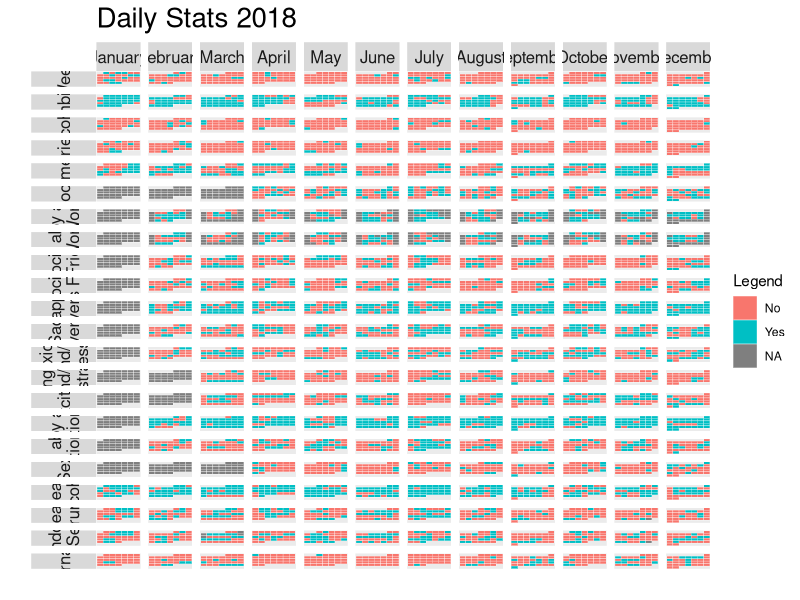
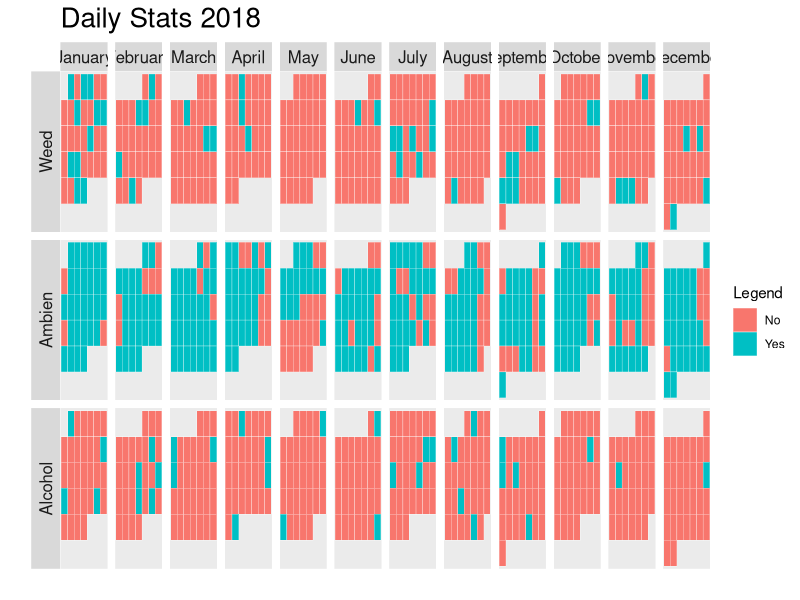
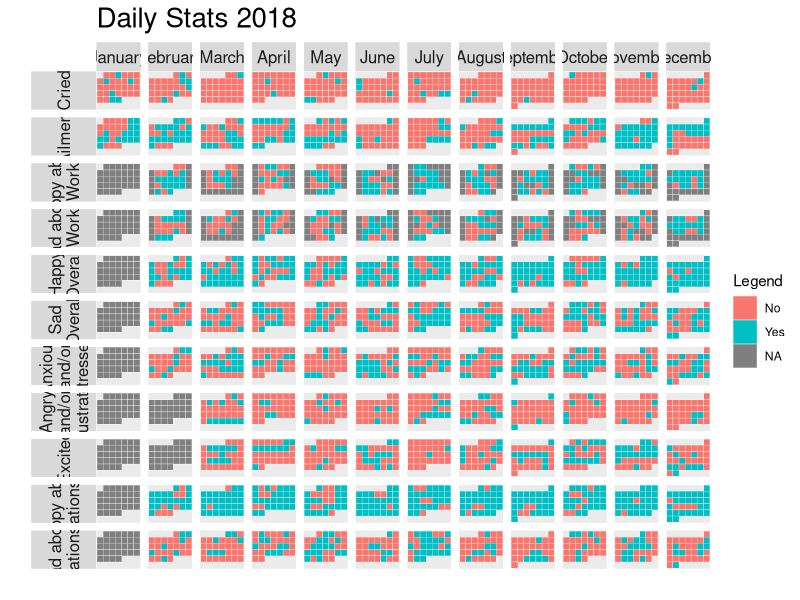
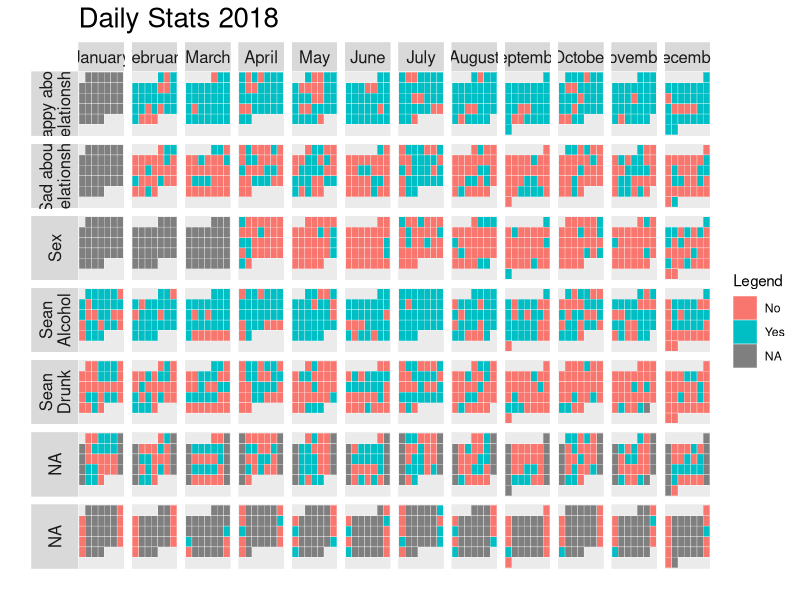
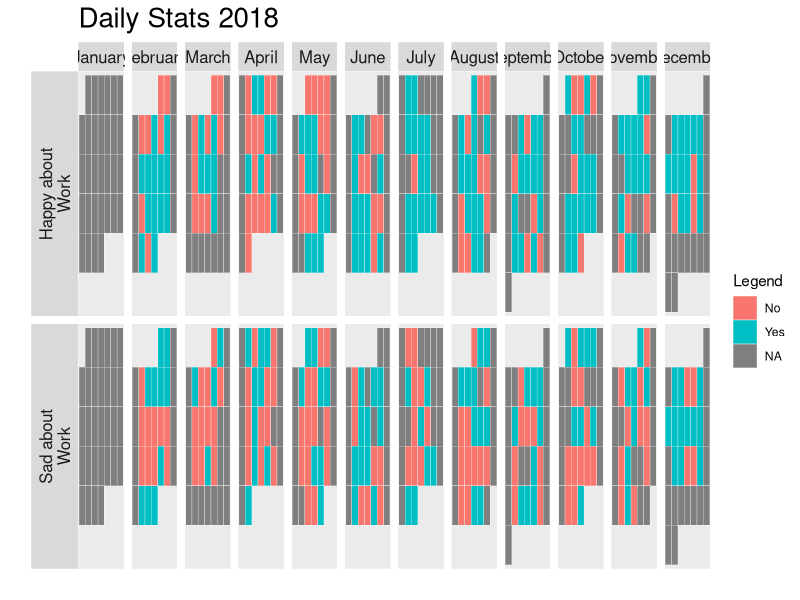
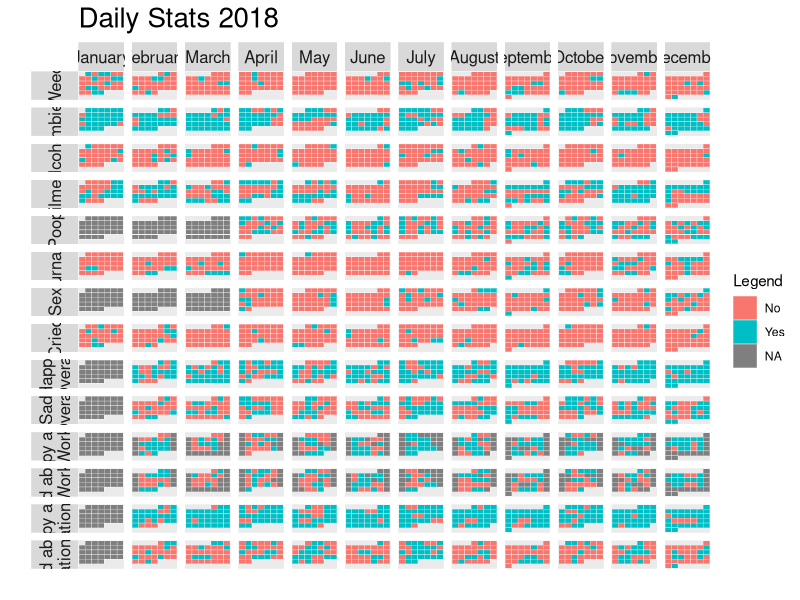
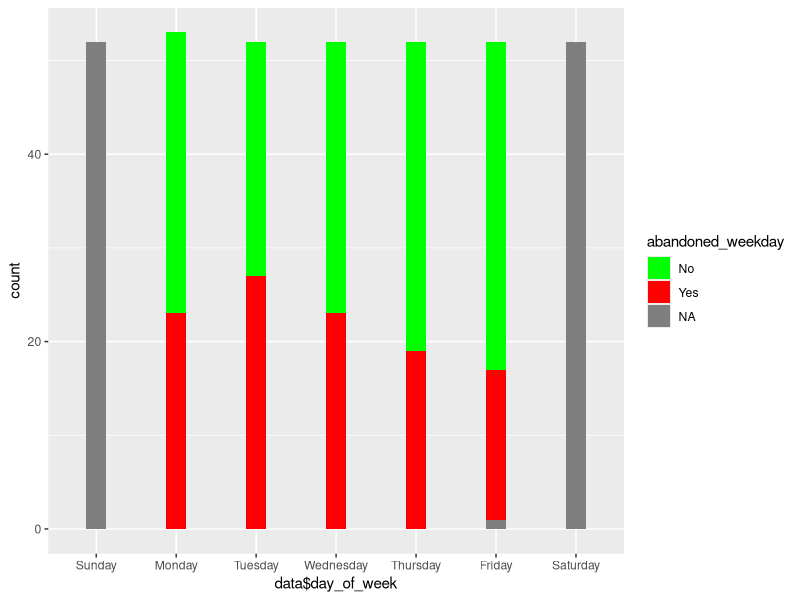

Here is the R script that generated these plots, in order:
library(ggplot2)
library(plyr)
library(scales)
library(zoo)
library(lubridate)
library(reshape2)

setwd("~/Developer/my-life-data/2018")

{
  data = read.csv('data.csv')
  data$date = as.Date(data$date, format = "%m/%d/%y")
  data$week = week(data$date)
  data$month = format(data$date,"%B")
  data$month = factor(data$month, list("January", "February", "March", "April", "May", "June", "July", "August", "September", "October", "November", "December"))
  data$yearmonth = as.yearmon(data$date)
  data$yearmonthf = factor(data$yearmonth)
  data$day_of_week = factor(data$day_of_week, rev(list("Saturday", "Friday", "Thursday", "Wednesday", "Tuesday", "Monday", "Sunday")))
  
  data[data==0] = "No"
  data[data==1] = "Yes"
  
  # calculate week of month, where sunday is new week
  weekofmonth = rep(0, length(data$date))
  weekNum = 1
  currentMonth = 1
  for (i in (1:length(data$date))) {
    date = data$date[i]
    if (weekdays(date) == "Sunday") {
      weekNum = weekNum + 1
    }
    if (month(date) > currentMonth) {
      currentMonth = currentMonth + 1
      weekNum = 1
    }
    weekofmonth[i] = weekNum
  }
  data$monthweek = weekofmonth
  data$monthweek = factor(data$monthweek, list(6, 5, 4, 3, 2, 1))
}

abandoned = c()
for (i in 1:length(data$abandoned_weekday)) {
  if (!is.na(data$abandoned_weekday[i])) {
    abandoned = c(abandoned, data$abandoned_weekday[i])
  } else {
    abandoned = c(abandoned, data$abandoned_weekend[i])
  }
}
data$abandoned = abandoned

percentages = list()
for (i in 3:length(data)) {
  var_name = colnames(data)[i]
  percentage = (sum(data[i] == 'Yes') / dim(data)[1]) * 100
  percentages = c(percentages, c(var_name, percentage))
}
#######################################
# Helper function to melt and plot data
#######################################

variable_labels = c(
  `weed` = "Weed",
  `ambien` = "Ambien",
  `alcohol` = "Alcohol",
  `ailment` = "Ailment",
  `poop` = "Poop",
  `journaled` = "Journaled",
  `sex` = "Sex",
  `cried` = "Cried",
  `happy` = "Happy\nOverall",
  `sad` = "Sad\nOverall",
  `work_happy` = "Happy about\nWork",
  `work_sad` = "Sad about\nWork",
  `happy_relationship` = "Happy about\nRelationship",
  `sad_relationship` = "Sad about\nRelationship",
  `social` = "Social\n(My Friends)",
  `social_sean` = "Social\n(Sean's Friends)",
  `anxiety_stress` = "Anxious\nand/or\nStressed",
  `angry_frustrated` = "Angry\nand/or\nFrustrated",
  `excited` = "Excited",
  `sean_alcohol` = "Sean\nAlcohol",
  `sean_drunk` = "Sean\nDrunk",
  `abandoned` = "Abandoned\nby Sean",
  
  `January` = "January", 
  `February` = "February", 
  `March` = "March", 
  `April` = "April", 
  `May` = "May", 
  `June` = "June", 
  `July` = "July", 
  `August` = "August", 
  `September` = "September", 
  `October` = "October", 
  `November` = "November", 
  `December` = "December"
)

melt_and_plot = function(data, subtitle) {
  melt = melt(
    data = data, 
    id = names(data)[1:4])
  
  ggplot(melt, aes(day_of_week, monthweek, fill = as.factor(value))) + 
    geom_tile(color = "white") + 
    facet_grid(variable ~ month, switch = "y", space = "free", labeller = as_labeller(variable_labels)) +
    # coord_equal(ratio = 1) + 
    labs(
      y = "",
      x = "",
      title = "Daily Stats 2018",
      fill = "Legend") + 
    theme(panel.grid.major = element_blank(), panel.grid.minor = element_blank(), axis.text.x = element_blank(), axis.text.y = element_blank(), axis.ticks = element_blank()) +
    theme(strip.text.y = element_text(size = 12, angle = 180)) +
    theme(strip.text.x = element_text(size = 12)) +
    theme(plot.title = element_text(size = 20))
}

#######################################
# Tables of Various Statistics
#######################################

#------------------
# ALL
#------------------
data.all = data.frame(
  "date" = data$date, 
  "month" = data$month, 
  "day_of_week" = data$day_of_week, 
  "monthweek" = data$monthweek, 
  "weed" = data$weed,
  "ambien" = data$ambien,
  "alcohol" = data$alcohol,
  "cried" = data$cried,
  "ailment" = data$ailment,
  "poop" = data$poop,
  "work_happy" = data$work_happy,
  "work_sad" = data$work_sad,
  "social" = data$social,
  "social_sean" = data$social_sean,
  "happy" = data$happy,
  "sad" = data$sad,
  "anxiety_stress" = data$anxiety_stress,
  "angry_frustrated" = data$angry_frustrated,
  "excited" = data$excited,
  "happy_relationship" = data$happy_relationship,
  "sad_relationship" = data$sad_relationship,
  "sex" = data$sex,
  "sean_alcohol" = data$sean_alcohol,
  "sean_drunk" = data$sean_drunk,
  "abandoned" = data$abandoned,
  "journaled" = data$journaled
)
melt_and_plot(data.all, "All")

#------------------
# DRUGS
#------------------
data.drugs = data.frame(
  "date" = data$date, 
  "month" = data$month, 
  "day_of_week" = data$day_of_week, 
  "monthweek" = data$monthweek, 
  "weed" = data$weed, 
  "ambien" = data$ambien, 
  "alcohol" = data$alcohol
)
melt_and_plot(data.drugs, "Drugs")

#------------------
# FEELINGS
#------------------
data.feelings = data.frame(
  "date" = data$date, 
  "month" = data$month, 
  "day_of_week" = data$day_of_week, 
  "monthweek" = data$monthweek, 
  "cried" = data$cried,
  "ailment" = data$ailment,
  "work_happy" = data$work_happy,
  "work_sad" = data$work_sad,
  "happy" = data$happy,
  "sad" = data$sad,
  "anxiety_stress" = data$anxiety_stress,
  "angry_frustrated" = data$angry_frustrated,
  "excited" = data$excited,
  "happy_relationship" = data$happy_relationship,
  "sad_relationship" = data$sad_relationship
)
melt_and_plot(data.feelings, "Feelings")

#------------------
# RELATIONSHIP
#------------------
data.relationship = data.frame(
  "date" = data$date, 
  "month" = data$month, 
  "day_of_week" = data$day_of_week, 
  "monthweek" = data$monthweek, 
  "happy_relationship" = data$happy_relationship,
  "sad_relationship" = data$sad_relationship,
  "sex" = data$sex,
  "sean_alcohol" = data$sean_alcohol,
  "sean_drunk" = data$sean_drunk,
  "abandoned_weekday" = data$abandoned_weekday,
  "abandoned_weekend" = data$abandoned_weekend
)
melt_and_plot(data.relationship, "Relationship")

#------------------
# WORK
#------------------
data.work = data.frame(
  "date" = data$date, 
  "month" = data$month, 
  "day_of_week" = data$day_of_week, 
  "monthweek" = data$monthweek, 
  "work_happy" = data$work_happy,
  "work_sad" = data$work_sad
)
melt_and_plot(data.work, "Work")

#------------------
# INTERESTING
#------------------
data.interesting = data.frame(
  "date" = data$date, 
  "month" = data$month, 
  "day_of_week" = data$day_of_week,  
  "monthweek" = data$monthweek,
  "weed" = data$weed,
  "ambien" = data$ambien,
  "alcohol" = data$alcohol,
  "ailment" = data$ailment,
  "poop" = data$poop,
  "journaled" = data$journaled,
  "sex" = data$sex,
  "cried" = data$cried,
  "happy" = data$happy,
  "sad" = data$sad,
  "work_happy" = data$work_happy,
  "work_sad" = data$work_sad,
  "happy_relationship" = data$happy_relationship,
  "sad_relationship" = data$sad_relationship
)
melt_and_plot(data.interesting, "Various Statistics")

ggplot(data, aes(x = data$day_of_week, fill = abandoned_weekday)) + 
  geom_bar(width = 0.25) + 
  scale_fill_manual(values = c('green', 'red'))


